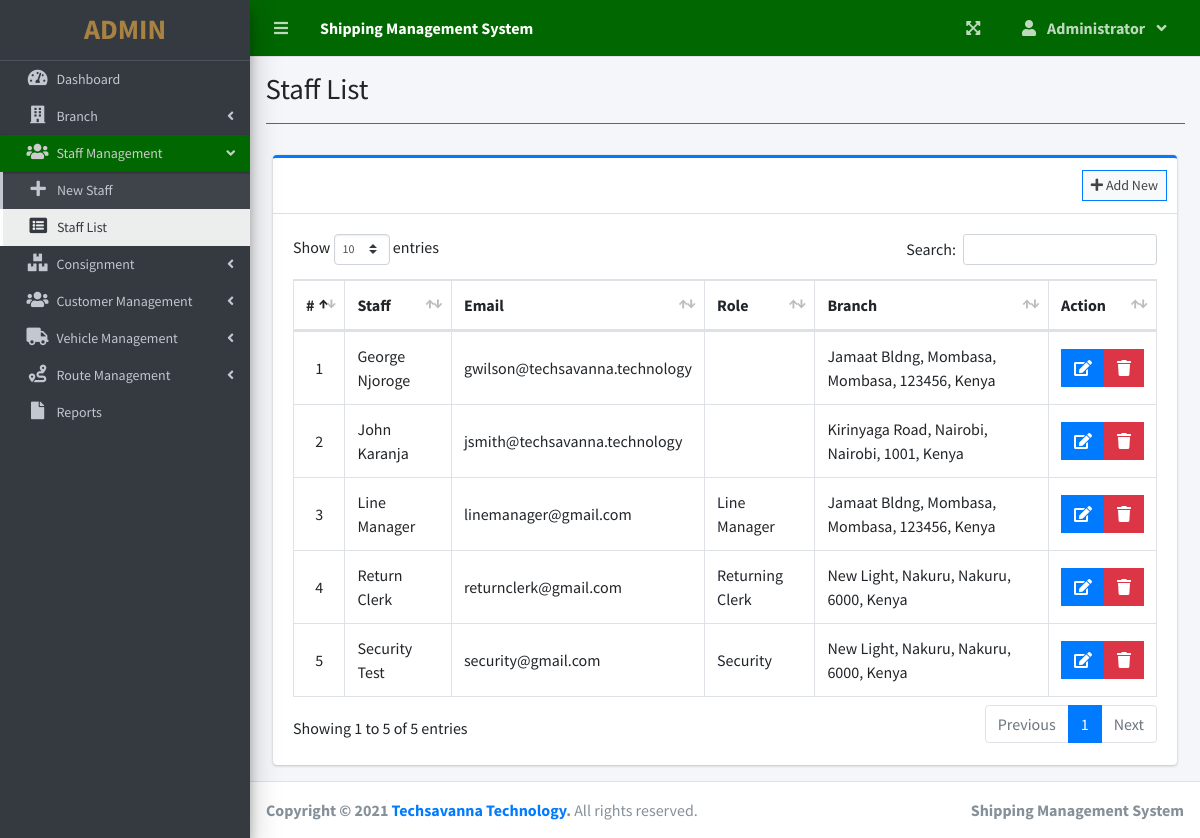
The page /index.php?page=staff_list (signed in) on the database its author committed.
### tables this page shows
CREATE TABLE `users` (
  `id` int(11) NOT NULL,
  `firstname` varchar(200) NOT NULL,
  `lastname` varchar(200) NOT NULL,
  `email` varchar(200) NOT NULL,
  `password` text NOT NULL,
  `type` tinyint(1) NOT NULL DEFAULT 2 COMMENT '1 = admin, 2 = staff',
  `role` varchar(11) NOT NULL,
  `branch_id` int(11) NOT NULL,
  `date_created` datetime NOT NULL DEFAULT current_timestamp()
);

CREATE TABLE `roles` (
  `id` int(11) NOT NULL,
  `name` varchar(100) NOT NULL
);

### staff_list.php (the view, shortened to what this page needs)
<?php include'db_connect.php' ?>
<div class="col-lg-12">
	<div class="card card-outline card-primary">
		<div class="card-header">
			<div class="card-tools">
				<a class="btn btn-block btn-sm btn-default btn-flat border-primary " href="./index.php?page=new_staff"><i class="fa fa-plus"></i> Add New</a>
			</div>
		</div>
		<div class="card-body">
			<table class="table tabe-hover table-bordered" id="list">
				<thead>
					<tr>
						<th class="text-center">#</th>
						<th>Staff</th>
						<th>Email</th>
						<th>Role</th>
						<th>Branch</th>
						<th>Action</th>
					</tr>
				</thead>
				<tbody>
					<?php
					$i = 1;
					$qry = $conn->query("SELECT u.*,concat(u.firstname,' ',u.lastname) as name, r.name as role, concat(b.street,', ',b.city,', ',b.state,', ',b.zip_code,', ',b.country) as baddress FROM users u left join branches b on b.id = u.branch_id left join roles r on r.id = u.role where u.type = 2 order by concat(u.firstname,' ',u.lastname) asc ");
					while($row= $qry->fetch_assoc()):
					?>
					<tr>
						<td class="text-center"><?php echo $i++ ?></td>
						<td><?php echo ucwords($row['name']) ?></td>
						<td><?php echo ($row['email']) ?></td>
						<td><?php echo ($row['role']) ?></td>
						<td><?php echo ucwords($row['baddress']) ?></td>
						<td class="text-center">
		                    <div class="btn-group">
		                        <a href="index.php?page=edit_staff&id=<?php echo $row['id'] ?>" class="btn btn-primary btn-flat ">
		                          <i class="fas fa-edit"></i>
		                        </a>
		                        <button type="button" class="btn btn-danger btn-flat delete_staff" data-id="<?php echo $row['id'] ?>">
		                          <i class="fas fa-trash"></i>
		                        </button>
	                      </div>
						</td>
					</tr>
				<?php endwhile; ?>
				</tbody>
			</table>
		</div>
	</div>
</div>

### index.php (shortened to what this page needs)
<!DOCTYPE html>
<html lang="en">
<?php
	include 'header.php'
?>
<body class="hold-transition sidebar-mini layout-fixed layout-navbar-fixed layout-footer-fixed">
<div class="wrapper">
  <?php include 'topbar.php' ?>
  <?php include 'sidebar.php' ?>
  <div class="content-wrapper">
    <div class="content-header">
      <div class="container-fluid">
        <div class="row mb-2">
          <div class="col-sm-6">
            <h1 class="m-0"><?php echo $title ?></h1>
          </div>
        </div>
            <hr class="border-primary">
      </div>
    </div>
    <section class="content">
      <div class="container-fluid">
         <?php
            $page = isset($_GET['page']) ? $_GET['page'] : 'home';
            if(!file_exists($page.".php")){
                include '404.html';
            }else{
            include $page.'.php';
            }
          ?>
      </div>
    </section>
  </div>
  <footer class="main-footer">
    <strong>Copyright &copy; 2021 <a href="https://www.techsavanna.technology">Techsavanna Technology</a>.</strong>
    All rights reserved.
    <div class="float-right d-none d-sm-inline-block">
      <b><?php echo $_SESSION['system']['name'] ?></b>
    </div>
  </footer>
</div>
</body>
</html>

### header.php (shortened to what this page needs)
<head>
  <?php
  $title = isset($_GET['page']) ? ucwords(str_replace("_", ' ', $_GET['page'])) : "Home";
  $title = str_replace("Persons Companies","Persons/Companies",$title);
  ?>
  <link rel="stylesheet" href="assets/plugins/fontawesome-free/css/all.min.css">
  <link rel="stylesheet" href="assets/plugins/overlayScrollbars/css/OverlayScrollbars.min.css">
  <link rel="stylesheet" href="assets/plugins/datatables-bs4/css/dataTables.bootstrap4.min.css">
  <link rel="stylesheet" href="assets/plugins/datatables-responsive/css/responsive.bootstrap4.min.css">
  <link rel="stylesheet" href="assets/plugins/datatables-buttons/css/buttons.bootstrap4.min.css">
  <link rel="stylesheet" href="assets/plugins/select2/css/select2.min.css">
  <link rel="stylesheet" href="assets/plugins/select2-bootstrap4-theme/select2-bootstrap4.min.css">
  <link rel="stylesheet" href="assets/plugins/sweetalert2-theme-bootstrap-4/bootstrap-4.min.css">
  <link rel="stylesheet" href="assets/plugins/toastr/toastr.min.css">
  <link rel="stylesheet" href="assets/plugins/dropzone/min/dropzone.min.css">
  <link rel="stylesheet" href="assets/dist/css/jquery.datetimepicker.min.css">
  <link rel="stylesheet" href="assets/plugins/icheck-bootstrap/icheck-bootstrap.min.css">
  <link rel="stylesheet" href="assets/plugins/bootstrap4-toggle/css/bootstrap4-toggle.min.css">
  <link rel="stylesheet" href="assets/dist/css/adminlte.min.css">
  <link rel="stylesheet" href="assets/dist/css/styles.css">
  <link rel="stylesheet" href="assets/plugins/summernote/summernote-bs4.min.css">
</head>

### topbar.php (shortened to what this page needs)
<nav class="main-header navbar navbar-expand navbar-primary navbar-dark ">
  <ul class="navbar-nav">
    <?php if(isset($_SESSION['login_id'])): ?>
    <li class="nav-item">
      <a class="nav-link" data-widget="pushmenu" href="" role="button"><i class="fas fa-bars"></i></a>
    </li>
  <?php endif; ?>
    <li>
      <a class="nav-link text-white"  href="./" role="button"> <large><b><?php echo $_SESSION['system']['name'] ?></b></large></a>
    </li>
  </ul>
  <ul class="navbar-nav ml-auto">
    <li class="nav-item">
      <a class="nav-link" data-widget="fullscreen" href="#" role="button">
        <i class="fas fa-expand-arrows-alt"></i>
      </a>
    </li>
   <li class="nav-item dropdown">
          <a class="nav-link"  data-toggle="dropdown" aria-expanded="true" href="javascript:void(0)">
            <span>
              <div class="d-felx badge-pill">
                <span class="fa fa-user mr-2"></span>
                <span><b><?php echo ucwords($_SESSION['login_firstname']) ?></b></span>
                <span class="fa fa-angle-down ml-2"></span>
              </div>
            </span>
          </a>
    </li>
  </ul>
</nav>

### sidebar.php (shortened to what this page needs)
<aside class="main-sidebar sidebar-dark-primary elevation-4">
  <div class="dropdown">
 	<a href="./" class="brand-link">
      <?php if($_SESSION['login_type'] == 1): ?>
      <h3 class="text-center p-0 m-0"><b>ADMIN</b></h3>
      <?php else: ?>
      <h3 class="text-center p-0 m-0"><b>STAFF</b></h3>
      <?php endif; ?>
  </a>
  </div>
  <div class="sidebar pb-4 mb-4">
    <nav class="mt-2">
      <ul class="nav nav-pills nav-sidebar flex-column nav-flat" data-widget="treeview" role="menu" data-accordion="false">
        <li class="nav-item dropdown">
          <a href="./" class="nav-link nav-home">
            <i class="nav-icon fas fa-tachometer-alt"></i>
            <p>
              Dashboard
            </p>
          </a>
        </li>
        <?php if($_SESSION['login_type'] == 1): ?>
        <li class="nav-item">
          <a href="#" class="nav-link nav-edit_branch">
            <i class="nav-icon fas fa-building"></i>
            <p>
              Branch
              <i class="right fas fa-angle-left"></i>
            </p>
          </a>
        </li>
        <li class="nav-item">
          <a href="#" class="nav-link nav-edit_staff">
            <i class="nav-icon fas fa-users"></i>
            <p>
              Staff Management
              <i class="right fas fa-angle-left"></i>
            </p>
          </a>
          <ul class="nav nav-treeview">
            <li class="nav-item">
              <a href="./index.php?page=new_staff" class="nav-link nav-new_staff tree-item">
                <i class="fas fa-plus nav-icon"></i>
                <p>New Staff</p>
              </a>
            </li>
            <li class="nav-item">
              <a href="./index.php?page=staff_list" class="nav-link nav-staff_list tree-item">
                <i class="fas fa-list-alt nav-icon"></i>
                <p>Staff List</p>
              </a>
            </li>
          </ul>
        </li>
      <?php endif; ?>
        <li class="nav-item">
          <a href="#" class="nav-link nav-edit_parcel">
            <i class="nav-icon fas fa-boxes"></i>
            <p>
              Consignment
              <i class="right fas fa-angle-left"></i>
            </p>
          </a>
        </li>
        <li class="nav-item">
          <a href="#" class="nav-link nav-edit_customer">
            <i class="nav-icon fas fa-users"></i>
            <p>
              Customer Management
              <i class="right fas fa-angle-left"></i>
            </p>
          </a>
        </li>
        <li class="nav-item">
          <a href="#" class="nav-link nav-edit_vehicle">
            <i class="nav-icon fas fa-truck"></i>
            <p>
              Vehicle Management
              <i class="right fas fa-angle-left"></i>
            </p>
          </a>
        </li>
        <li class="nav-item">
          <a href="#" class="nav-link nav-edit_route">
            <i class="nav-icon fas fa-route"></i>
            <p>
              Route Management
              <i class="right fas fa-angle-left"></i>
            </p>
          </a>
        </li>
         <li class="nav-item dropdown">
          <a href="./index.php?page=reports" class="nav-link nav-reports">
            <i class="nav-icon fas fa-file"></i>
            <p>
              Reports
            </p>
          </a>
        </li>
      </ul>
    </nav>
  </div>
</aside>

### header.php (style rules this page uses)
.navbar-primary { background-color:#016701 !important; }
.sidebar-dark-primary .nav-sidebar>.nav-item>.nav-link.active, .sidebar-light-primary .nav-sidebar>.nav-item>.nav-link.active { background-color:#016701 !important; color: #ccc !important; }
.layout-navbar-fixed .wrapper .sidebar-dark-primary .brand-link:not([class*=navbar]) { background-color: #343a40; color: #a78242 !important; }
.nav-sidebar>.nav-item { margin-bottom: 0; font-size: 14px; }

### staff_list.php (style rules this page uses)
table td { vertical-align: middle !important; }

### rows shown on the page
users: name "George Njoroge", email "gwilson@techsavanna.technology", baddress "Jamaat Bldng, Mombasa, Mombasa, 123456, Kenya"
users: name "John Karanja", email "jsmith@techsavanna.technology", baddress "Kirinyaga Road, Nairobi, Nairobi, 1001, Kenya"
users: name "Line Manager", email "linemanager@gmail.com", roles.name "Line Manager", baddress "Jamaat Bldng, Mombasa, Mombasa, 123456, Kenya"
users: name "Return Clerk", email "returnclerk@gmail.com", roles.name "Returning Clerk", baddress "New Light, Nakuru, Nakuru, 6000, Kenya"
users: name "Security Test", email "security@gmail.com", roles.name "Security", baddress "New Light, Nakuru, Nakuru, 6000, Kenya"

### other values the page prints
$_SESSION['system']['name'] "Shipping Management System"
$_SESSION['login_firstname'] "Administrator"
$title "Staff List"
